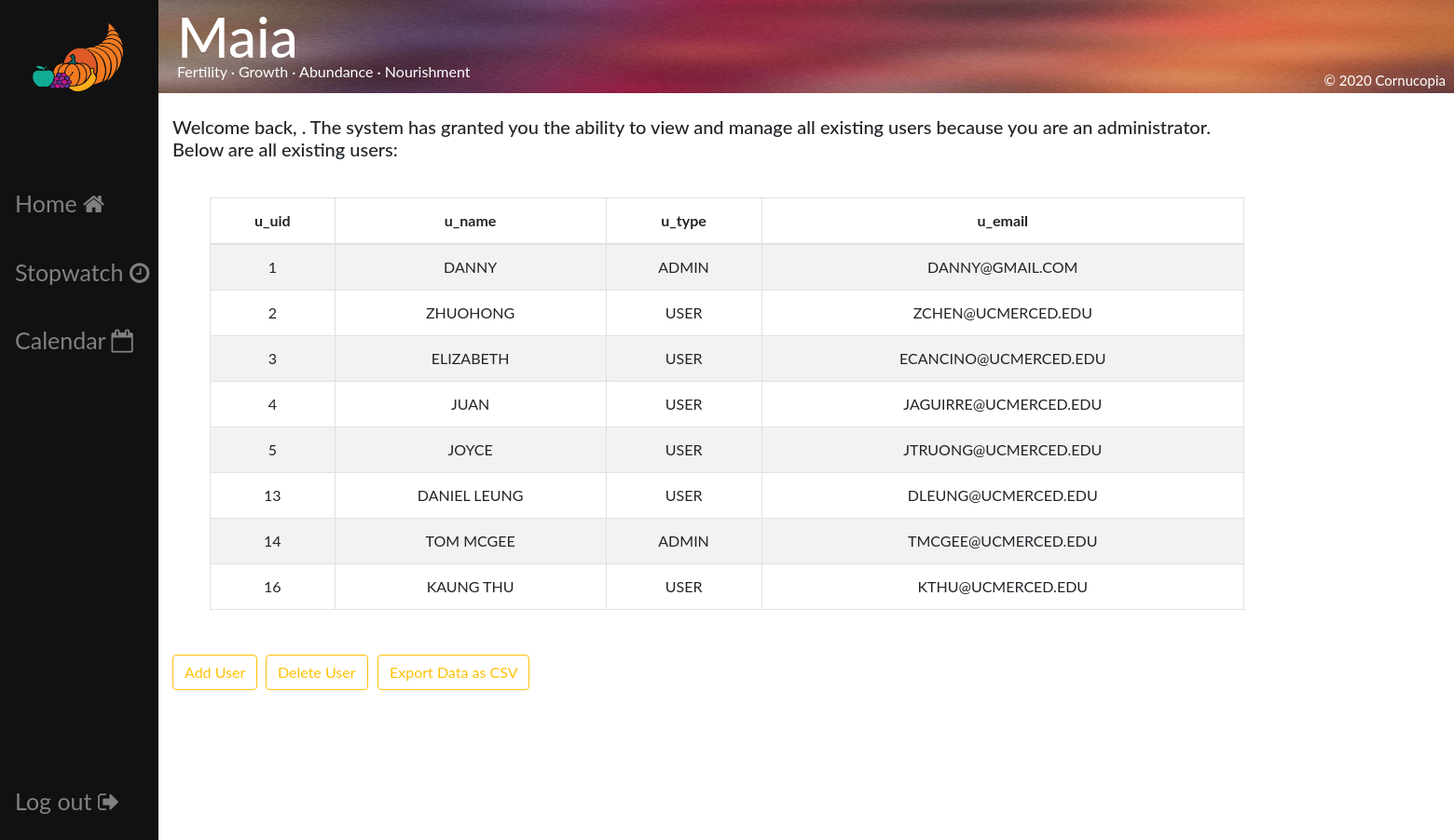
The app's page /admin.php, older data.
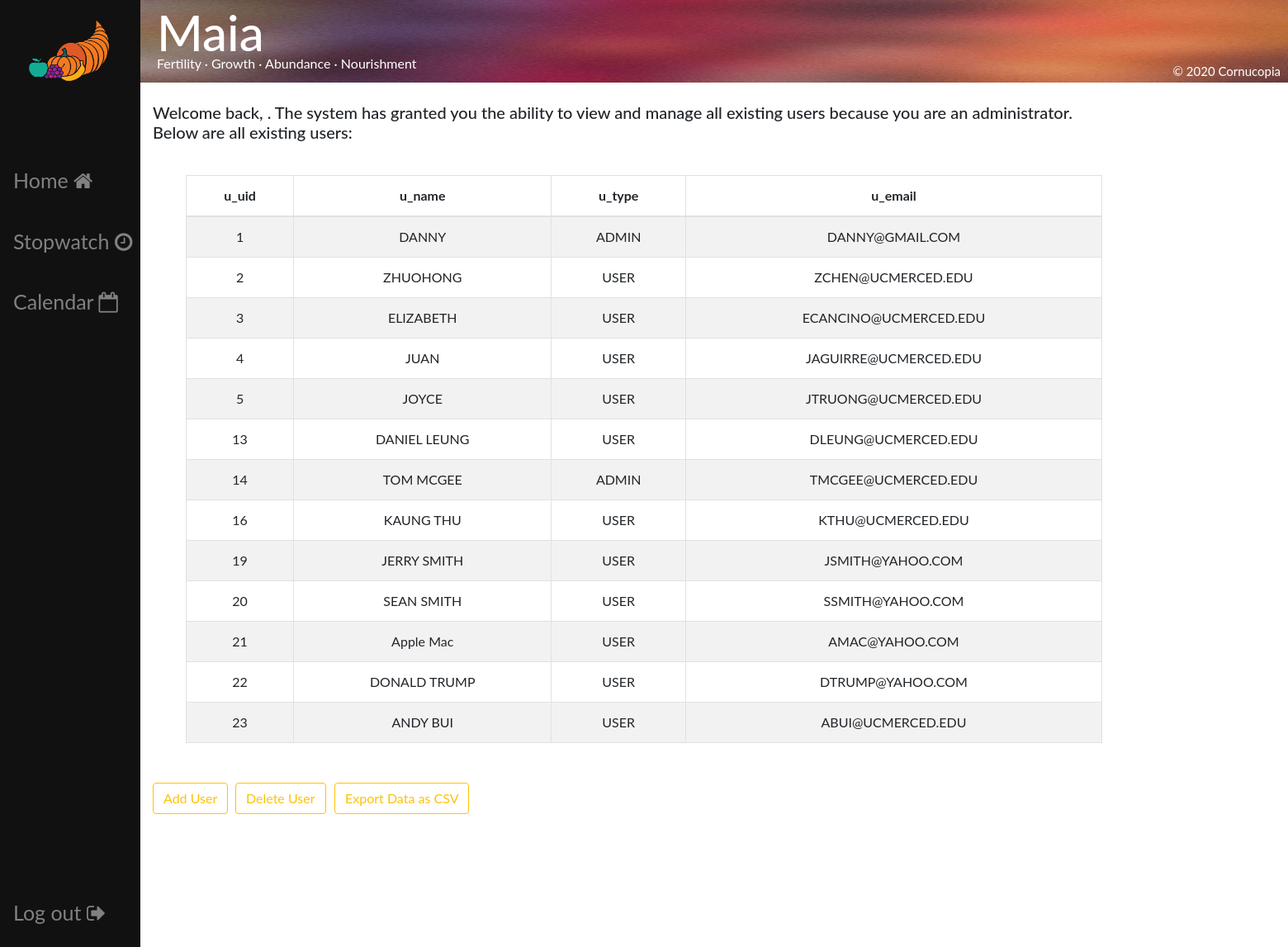
The same page, newer data.
### tables this page shows
CREATE TABLE user (u_uid INTEGER PRIMARY KEY AUTOINCREMENT NOT NULL, u_name VARCHAR (255) NOT NULL, u_type VARCHAR (255) DEFAULT USER NOT NULL, u_email VARCHAR (255) NOT NULL);

### admin.php (the view, shortened to what this page needs)
<?php include('header.php');
$database = new SQLite3('maia.db');
?>
<div class="sidenav">
    <img src="cornlogo.png" class="logo">
    <br><br><br><br><br>
    <a href="interface.php">Home <i class="fa fa-home" aria-hidden="true"></i></a><br>
    <a href="timeradmin.php">Stopwatch <i class="fa fa-clock-o" aria-hidden="true"></i></a><br>
    <a href="calendaradmin.php">Calendar <i class="fa fa-calendar-o" aria-hidden="true"></i></a><br>
    <a class="bottomFix" style="padding-bottom: 40px" href="logout.php">Log out <i class="fa fa-sign-out" aria-hidden="true"></i></a>
</div>
<div class="blurbackground">
    <h1 class="top-left" style="color: white">Maia</h1>
    <p1 class="top-left2" style="color: white">Fertility · Growth · Abundance · Nourishment</p1>
    <p1 class="top-right" style="color: white">&copy; <?php echo date('Y'); ?> Cornucopia</p1>
</div>
<?php
$name = $_SESSION['user_name'];
echo '<br>' . '<h5 class="away-from-sidebar">' . 'Welcome back, ' . $name. '. The system has granted you the ability to view and manage all existing users because you are an administrator.' . '<br>' . 'Below are all existing users: ' . '</h5>' . ' <br> ';
?>
<?php
$query = "SELECT * FROM user";
$statement = $database->prepare($query);
$result = $statement->execute();
$firstRow = true;
echo '<br><br>';
echo '<div style="overflow-x: auto;">';
echo '<div class="container mb-5 mt-3"><table class="table table-striped table-bordered" style="width: 100%" id="userTable">';
while ($row = $result->fetchArray(SQLITE3_ASSOC)) {
    if ($firstRow) {
        echo '<thead><tr>';
        foreach ($row as $key => $value) {
            echo '<th>'.$key.'</th>';
        }
        echo '</tr></thead>';
        echo '<tbody>';
        $firstRow = false;
    }
    echo '<tr>';
    foreach ($row as $value) {
        echo '<td>'.$value.'</td>';
    }
    echo '</tr>';
}
echo '</tbody>';
echo '</table></div>';
echo '</div>';
?>
<form action="adduser.php" class="away-from-sidebar">
            <button type="submit" class="btn btn-outline-warning" name="submit">Add User</button>
</form>
<form action="deleteuser.php" style="position:absolute; left:285px; width:100%">
            <button type="submit" class="btn btn-outline-warning" name="submit">Delete User</button>
</form>
<form style="position:absolute; left:405px; width:100%">
            <button onclick="exportTableToExcel('userTable')" type="submit" class="btn btn-outline-warning" name="submit">Export Data as CSV</button>
</form>
<br><br><br><br><br><br><br><br><br>
<?php include('disconnect.php'); ?>

### header.php (shortened to what this page needs)
<!DOCTYPE html>
<html>
<head>
    <link rel="stylesheet" href="https://stackpath.bootstrapcdn.com/bootstrap/4.4.1/css/bootstrap.min.css">
    <link rel="stylesheet" href="https://cdn.datatables.net/1.10.19/css/dataTables.bootstrap4.min.css">
	<link rel="stylesheet" type="text/css" href="https://stackpath.bootstrapcdn.com/bootstrap/4.4.1/css/bootstrap.min.css">
</head>
<body>
	<link rel="stylesheet" type="text/css" href="https://stackpath.bootstrapcdn.com/font-awesome/4.7.0/css/font-awesome.min.css">
</body>

### disconnect.php (shortened to what this page needs)
</body>
</html>

### header.php (style rules this page uses)
.bottomFix { position: fixed; bottom:0px; left: 0%; }
body { font-family: "Lato", sans-serif; }
.blurbackground { width: 100%; height: 100px; padding: 3px; background-image: url(blur.png); background-size: 100% 100%; }
.logo { width: 132px; height: 78px; padding-top: 5px; padding-left: 35px; }
.sidenav { height: 100%; width: 170px; position: fixed; z-index: 1; top: 0; left: 0; background-color: #111; overflow-x: hidden; padding-top: 20px; }
.sidenav a { padding: 6px 8px 6px 16px; text-decoration: none; font-size: 25px; color: #818181; display: block; }
.container { position: relative; text-align: center; color: black; background-color: white; }
.top-right { position: absolute; top: 75px; right: 9px; font-size: 15px; }
.top-left { position: absolute; left: 190px; font-size: 60px; }
.top-left2 { position: absolute; top:65px; left: 190px; }
.away-from-sidebar { position: absolute; left: 185px; width: 100%; }
* { box-sizing: border-box; }
a { color: dodgerblue; }

Row changes from the older to the newer data that the page shows:
added user: u_uid "19", u_name "JERRY SMITH", u_type "USER", u_email "JSMITH@YAHOO.COM"
added user: u_uid "20", u_name "SEAN SMITH", u_type "USER", u_email "SSMITH@YAHOO.COM"
added user: u_uid "21", u_name "Apple Mac", u_type "USER", u_email "AMAC@YAHOO.COM"
added user: u_uid "22", u_name "DONALD TRUMP", u_type "USER", u_email "DTRUMP@YAHOO.COM"
added user: u_uid "23", u_name "ANDY BUI", u_type "USER", u_email "ABUI@UCMERCED.EDU"
